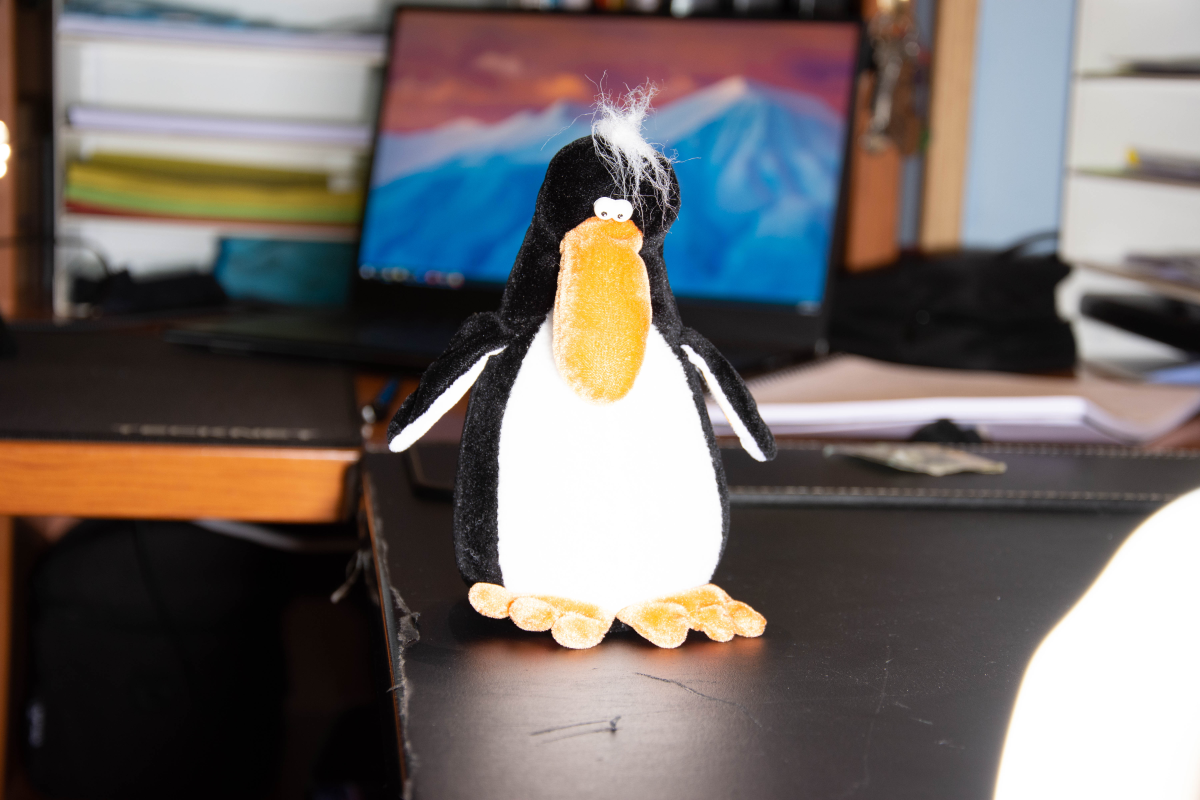
#> input picture images/ARA_9582.jpg, 6000 x 4000 px (shown at 1/5 size)
$ jupyter execute --allow-errors Untitled.ipynb
#> lines starting #> are read from the running program, lines starting #| are printed output that depends on the picture
[cell 1]
from PIL import Image
import numpy as np
import cv2

[cell 2]
# [34 lines left out: functions norm_hsv, denorm_hsv, load_img, not called in this run]

[cell 3]
img = Image.open("../images/ARA_9582.jpg")
#> img is the input picture: PIL image 6000x4000 RGB; mean R, G, B 112, 105.5, 103.2

def show_over(img,threshold):
    """
    Muestra la parte de la imagen que se pasa de un cierto porcentaje de intensidad.
    La intensidad va de 0 a 1, por lo que threshold tambien.
    """
    img[:,:,2]=np.where(img[:,:,2]>threshold, 0, img[:,:,2])
    fig, axs = plt.subplots(figsize=(30,20))
    plt.imshow(cv2.cvtColor(denorm_hsv(img), cv2.COLOR_HSV2RGB))

#> (the rest of this cell did not finish here and is left out)

[cell 4]
im = Image.open('ejemplo1.webp')
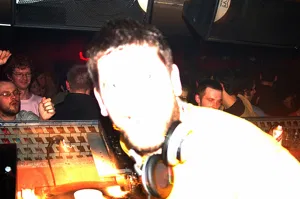
#> input picture images/ejemplo1.webp, 300 x 199 px, found by its file name
#> im is the input picture: PIL image 300x199 RGB; mean R, G, B 133.2, 114.9, 104.5
pixelMap = im.load()

im.show()

img = Image.new( im.mode, im.size)
#> img: PIL image 300x199 RGB; every value is 0

print(pixelMap[0,0])
#| (44, 38, 36)
initial = (0,0,0)
count = 0
for i in range(img.size[0]):
	for j in range(img.size[1]):
		initial = [x+y for x,y in zip(initial, pixelMap[i,j])]
		count+=1
#> after the loop, count = 59700; initial = [7949216, 6860247, 6236153]
print(initial)
#| [7949216, 6860247, 6236153]
average = [x // count for x in initial]
#> average = [133, 114, 104]
averageBright = sum(average)//3
#> averageBright = 117
average.append(averageBright)
print(average)
#| [133, 114, 104, 117]
print(averageBright)
#| 117
average = tuple(average)
#> average = (133, 114, 104, 117)

pixelsNew = img.load()
for i in range(img.size[0]):
	for j in range(img.size[1]):
		if sum(pixelMap[i,j])//3 > averageBright:
			pixelMap[i,j] = average
		else:
			pixelsNew[i,j] = pixelMap[i,j]
img.show()
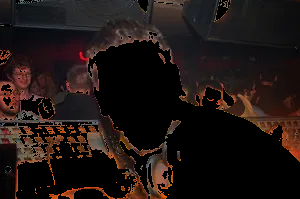
#> shown: PIL image 300x199 RGB; mean R, G, B 30.7, 21.2, 18.8
